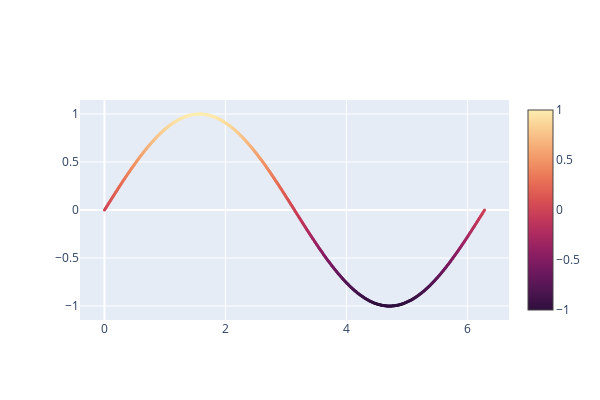

Notebook source saved alongside this figure:
### Code cell
import plotly.graph_objects as go
import numpy as np

N = 700
t = np.linspace(0,2*np.pi,N) #N sufficiently big to ensure high marker density
y = np.sin(t)

fig = go.Figure(go.Scatter(x=t,y=y,mode = "markers", marker=dict(color=y, size=3,  
                           colorscale="matter_r", colorbar_thickness=25)))
fig.update_layout(width=600, height=400)
fig.show()

### Figure 1 — Plotly figure (JSON) as saved in the notebook; plotly's stock layout.template omitted (floating-point values rounded to 4 significant figures; data arrays with more than 128 entries replaced by an {"elided": "..."} marker saying what was removed)
{"data": [{"marker": {"color": {"elided": "700 float values"}, "colorbar": {"thickness": 25}, "colorscale": [[0, "rgb(47, 15, 61)"], [0.09091, "rgb(76, 21, 80)"], [0.1818, "rgb(107, 24, 93)"], [0.2727, "rgb(138, 29, 99)"], [0.3636, "rgb(168, 40, 96)"], [0.4545, "rgb(195, 56, 90)"], [0.5455, "rgb(216, 80, 83)"], [0.6364, "rgb(231, 109, 84)"], [0.7273, "rgb(240, 142, 98)"], [0.8182, "rgb(246, 173, 119)"], [0.9091, "rgb(250, 205, 145)"], [1, "rgb(253, 237, 176)"]], "size": 3}, "mode": "markers", "type": "scatter", "x": {"elided": "700 float values"}, "y": {"elided": "700 float values"}}], "layout": {"height": 400, "width": 600}}
